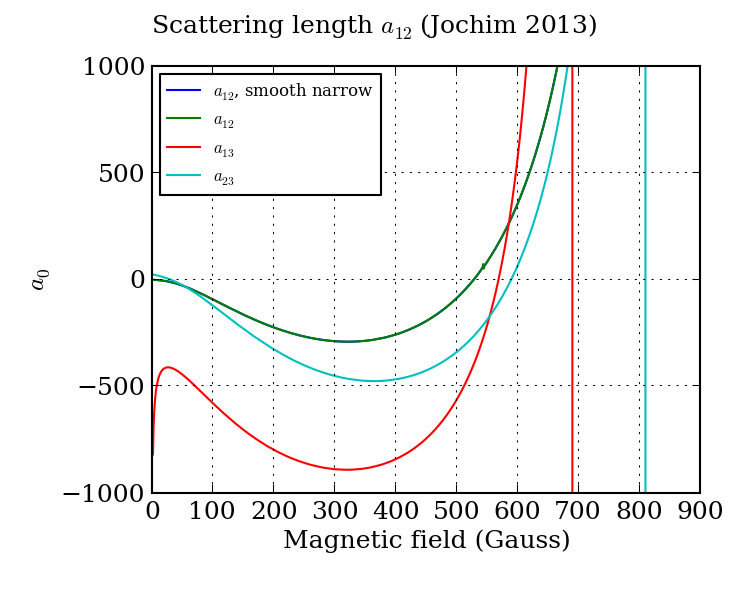

Python code for this plot:
import sys
import numpy as np
import matplotlib.pyplot as plt
import matplotlib
sys.path.append('/lab/software/apparatus3/py')
import qrange, statdat,fitlibrary
from scipy.interpolate import UnivariateSpline
from uncertainties import ufloat

# Fetch all data

dat = np.loadtxt('ajochim_original.dat') 
dat2 = np.loadtxt('ajochim_nonarrow.dat') 

# Get figure started, specifiy grid

from matplotlib import rc
rc('font',**{'family':'serif'})
figure = plt.figure(figsize=(5.,4.))
gs = matplotlib.gridspec.GridSpec( 1,1) 
figure.suptitle('Scattering length $a_{12}$ (Jochim 2013)')

ax = plt.subplot( gs[0,0] ) 
ax.plot( dat2[:,0], dat2[:,1], label='$a_{12}$, smooth narrow')
ax.plot( dat[:,0], dat[:,1], label='$a_{12}$') 

ax.plot( dat[:,0], dat[:,2], label='$a_{13}$')
ax.plot( dat[:,0], dat[:,3], label='$a_{23}$')
 

ax.set_ylabel('$a_{0}$')
ax.set_xlabel('Magnetic field (Gauss)')
ax.grid()
ax.legend(loc='best',numpoints=1,prop={'size':8})

ax.set_ylim(-1000.,1000.)


gs.tight_layout(figure, rect=[0,0.03,1.,0.95])
plt.savefig('ajochim_plot.png', dpi=150)
plt.show()


